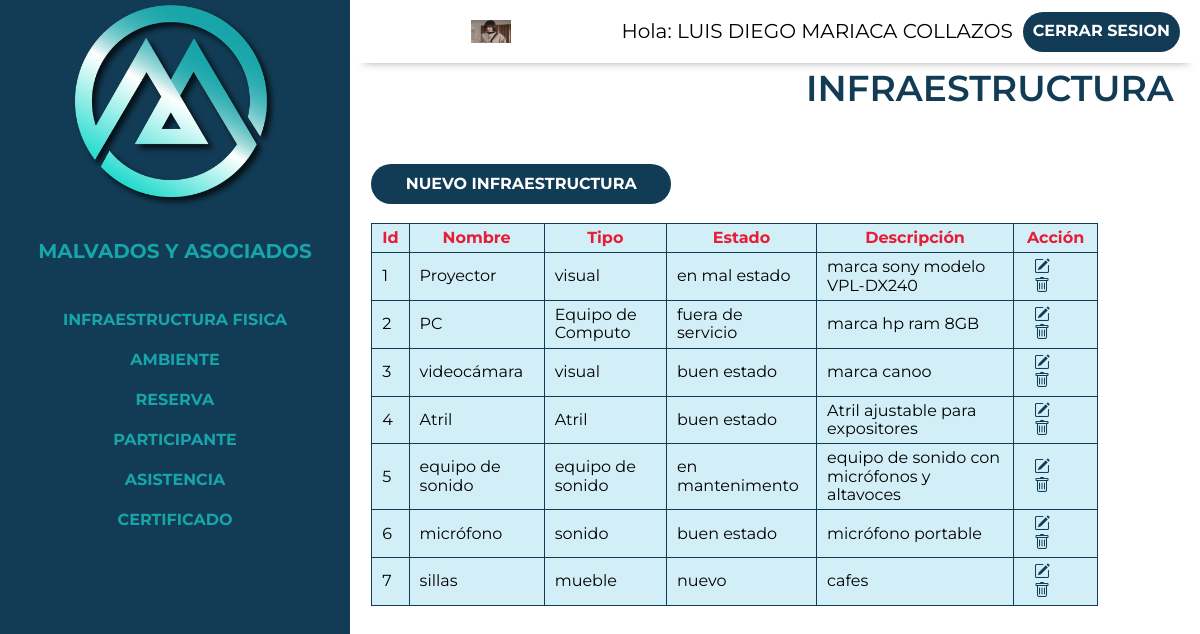
The app's page /control/infraestructura.php (signed in) with its own data.
### tables this page shows
CREATE TABLE `usuario` (
  `id_usuario` int(20) NOT NULL,
  `nombre` varchar(60) NOT NULL,
  `apPaterno` varchar(50) NOT NULL,
  `apMaterno` varchar(50) NOT NULL,
  `email` varchar(60) NOT NULL,
  `password` char(60) DEFAULT NULL,
  `estado` varchar(60) DEFAULT NULL,
  `identidad` varchar(60) NOT NULL,
  `foto` varchar(200) DEFAULT NULL,
  `usuario` varchar(50) DEFAULT NULL,
  `celular` varchar(20) DEFAULT NULL,
  `fechaRegistro` date DEFAULT NULL,
  `token` varchar(50) DEFAULT NULL
);

CREATE TABLE `infraestructura` (
  `id_infraestructura` int(20) NOT NULL,
  `nombre` varchar(255) NOT NULL,
  `tipo` varchar(255) NOT NULL,
  `estado` varchar(255) DEFAULT NULL,
  `descripcion` varchar(255) DEFAULT NULL
);

### control/infraestructura.php (the view, shortened to what this page needs)
<?php require 'includes/header.php'?>
<?php
    include("../app/conexion.php");
    $sql="select *from infraestructura";
    $resultado=mysqli_query($conectar,$sql);
?>
<div class="contenedor">
    <div class="listar ">
        <h2 >Infraestructura</h2>
        <div class="botton infraestructura">
            <a href="crear-infraestructura.php" color="#000000">Nuevo Infraestructura</a>
        </div>
    </div>
    <br/>
    <div class="tlis">
            <table  >
                <thead>
                    <tr>
                        <th data-titulo="Id:">Id</th>
                        <th data-titulo="Nombre:">Nombre</th>
                        <th data-titulo="Tipo:">Tipo</th>
                        <th data-titulo="Estado:">Estado</th>
                        <th data-titulo="Descripción:">Descripción</th>
                        <th data-titulo="Acción:">Acción</th>
                    </tr>
                </thead>
                <tbody>
                     <?php
                            while($filas=mysqli_fetch_assoc($resultado)){
                        ?>
                    <tr>
                        <td data-titulo="Id:"><?php echo $filas['id_infraestructura']?></td>
                        <td data-titulo="Nombre:"><?php echo $filas['nombre']?></td>
                        <td data-titulo="Tipo:"><?php echo $filas['tipo']?></td>
                        <td data-titulo="Estado:"><?php echo $filas['estado']?></td>
                        <td data-titulo="Descripción:"><?php echo $filas['descripcion']?></td>
                        <td data-titulo="Acción:">
                            <?php echo"<a href='editar-infraestructura.php?id_infraestructura=".$filas['id_infraestructura']."'><i id='icon' class='bi bi-pencil-square'></i></a>
                            <a href='eliminar-infraestructura.php?id_infraestructura=".$filas['id_infraestructura']."'><i  id='icon' class='bi bi-trash'></i></a>";?>
                        </td>
                    </tr>
                    <?php
                    }
                    ?>
                </tbody>
            </table>
         </div>
    </div>
</div>
<?php require 'includes/footer.php' ?>

### control/includes/header.php (shortened to what this page needs)
<!DOCTYPE html>
<html lang="en">
<head>
    <link rel="stylesheet" href="https://cdn.jsdelivr.net/npm/bootstrap-icons@1.10.4/font/bootstrap-icons.css">
    <link rel="stylesheet" href="../build/css/app.css">
    <link href="https://cdn.jsdelivr.net/npm/select2@4.1.0-rc.0/dist/css/select2.min.css" rel="stylesheet" />
</head>
<body>
<div class="dashboard">
    <aside class="sidebar">
        <div class="logo-principal">
            <img  loading="lazy"  width="40" heigth="30" src="../build/img/control/logo.webp" alt="desdeaqui">
            <a href="index.php"><h3>  Malvados y Asociados </h3></a>
        </div>
        <nav class="sidebar-nav flex">
            <a href="infraestructura.php">Infraestructura Fisica</a>
            <a href="ambiente.php">Ambiente</a>
            <a href="reserva.php">Reserva</a>
            <a href="participante.php">Participante</a>
            <a href="asistencia.php">Asistencia</a>
                <a href="certificado.php">Certificado</a>
        </nav>
    </aside>
    <div class="principal">
        <div class="barra flex">
            <img src="../build/img/control/sara.webp"  style="width:40px;height:23px;" class="rounded-pill">
            <p>Hola: <span>
                <?php
                $id=$_SESSION['id'];
                include("../app/conexion.php");
                $sql="select nombre, apPaterno, apMaterno from usuario where id_usuario='$id'";
                $resultado=mysqli_query($conectar,$sql);
                $filas=mysqli_fetch_assoc($resultado);
                 echo $filas['nombre'].' '.$filas['apPaterno'].' '.$filas['apMaterno'];
                ?>
                </span></p>
            <a href="../login/cerrar_session.php" class="cerrar-sesion">Cerrar Sesion</a>
        </div>

### build/css/app.css (style rules this page uses)
html { box-sizing:border-box;font-size:62.5% }
*,:after,:before { box-sizing:inherit }
body { font-family:Montserrat,sans-serif;font-size:1.6rem }
p { color:#000;font-size:2rem }
.contenedor { margin:0 auto;max-width:120rem;width:95% }
a { text-decoration:none }
h1,h2,h3 { margin:0 0 5rem }
h2 { font-size:3.6rem }
h3 { font-size:3rem }
img { display:block;height:auto;margin:0 auto;max-width:60%;width:80% }
html { -webkit-text-size-adjust:100%;line-height:1.15 }
body { margin:0 }
a { background-color:transparent }
img { border-style:none }
.dashboard { background-color:#fff }
@media (min-width:768px) { .dashboard { display:flex;height:100vh } }
.dashboard .principal { flex:1 }
.sidebar { background-color:#123c55;width:100% }
@media (min-width:768px) { .sidebar { max-width:35rem } }
.sidebar h3 { color:#17a5a9;font-size:2rem;margin:0;padding:2rem;text-align:left }
.sidebar .sidebar-nav { flex-direction:column;margin-top:5rem }
.sidebar .sidebar-nav a { color:#17a5a9;font-weight:700;padding:1rem;text-align:left;transition-duration:.3s;transition-property:background-color;width:100% }
.barra { background-color:#fff;box-shadow:1px 12px 9px -13px rgba(0,0,0,.4);justify-content:flex-end;padding:1rem 2rem;transition-duration:.3s;transition-property:background-color }
.barra p { margin:1rem }
.listar h2 { color:#123c55;padding:.5rem;text-align:end;text-transform:uppercase }
.barra a { background-color:#123c55;border-radius:5rem }
a { align-items:center;color:#fff;display:grid;font-weight:700;height:4rem;justify-content:center;padding:1rem;text-transform:uppercase;transition-duration:.3s;transition-property:background-color }
.botton { background-color:#123c55;border-radius:5rem;margin-top:0;text-align:center }
@media (min-width:768px) { .botton { max-width:40rem;width:20rem } }
@media (min-width:992px) { .botton { max-width:40rem;width:30rem } }
.listar a { color:#fff }
.tlis a { color:#123c55;display:inline }
.flex { align-items:center;display:flex }
.tlis { max-height:45rem;overflow:scroll }
table { background:#d2eef7;border-collapse:collapse }
table thead { color:#e71d36 }
td,th { border:1px solid #123c55;padding:5px 10px }
@media (min-width:992px) { table { display:table;width:90% } }
h2 { font-weight:600 }

### records on screen
usuario: nombre "LUIS DIEGO", apPaterno "MARIACA", apMaterno "COLLAZOS"
infraestructura: id_infraestructura "1", nombre "Proyector", tipo "visual", estado "en mal estado", descripcion "marca sony modelo VPL-DX240"
infraestructura: id_infraestructura "2", nombre "PC", tipo "Equipo de Computo", estado "fuera de servicio", descripcion "marca hp ram 8GB"
infraestructura: id_infraestructura "3", nombre "videocámara", tipo "visual", estado "buen estado", descripcion "marca canoo"
infraestructura: id_infraestructura "4", nombre "Atril", tipo "Atril", estado "buen estado", descripcion "Atril ajustable para expositores"
infraestructura: id_infraestructura "5", nombre "equipo de sonido", tipo "equipo de sonido", estado "en mantenimento", descripcion "equipo de sonido con micrófonos y altavoces"
infraestructura: id_infraestructura "6", nombre "micrófono", tipo "sonido", estado "buen estado", descripcion "micrófono portable"
infraestructura: id_infraestructura "7", nombre "sillas", tipo "mueble", estado "nuevo", descripcion "cafes"
